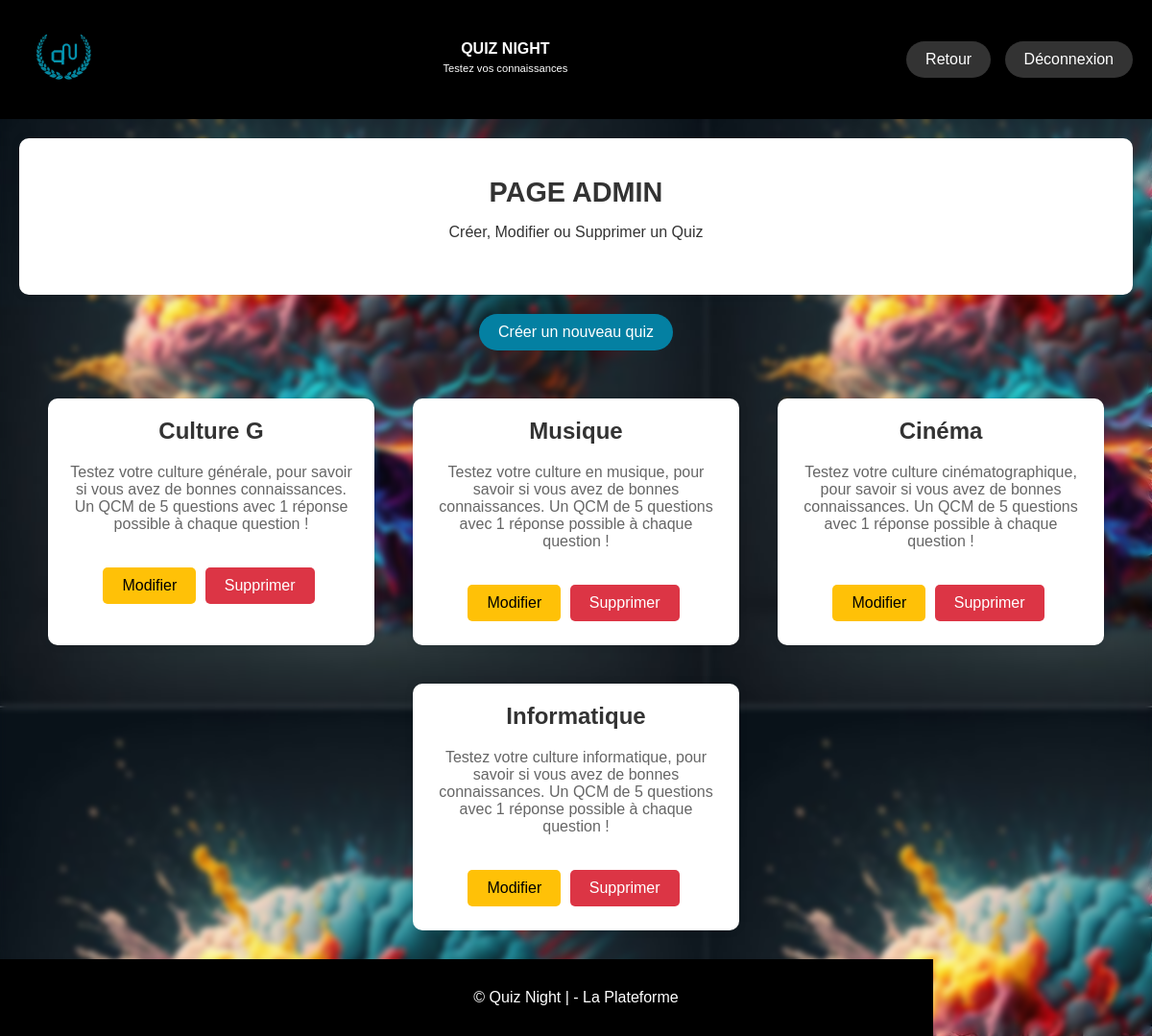
The page /admin.php (signed in) on the database its author committed.
### tables this page shows
CREATE TABLE IF NOT EXISTS `quiz` (
  `id` int NOT NULL AUTO_INCREMENT,
  `nom` varchar(255) NOT NULL,
  `image` varchar(255) NOT NULL,
  `description` text NOT NULL,
  `id_user` int NOT NULL,
  PRIMARY KEY (`id`),
  KEY `id_user` (`id_user`),
  KEY `id_user_2` (`id_user`)
);

### includes/db.php (called while the page is built, shortened)
<?php
$host = '127.0.0.1:3306';
$db   = 'quiznight';
$user = 'root';
$pass = '';
$charset = 'utf8mb4';
$dsn = "mysql:host=$host;dbname=$db;charset=$charset";
$options = [
    PDO::ATTR_ERRMODE            => PDO::ERRMODE_EXCEPTION,
    PDO::ATTR_DEFAULT_FETCH_MODE => PDO::FETCH_ASSOC,
    PDO::ATTR_EMULATE_PREPARES   => false,
];
try {
    $pdo = new PDO($dsn, $user, $pass, $options);
} catch (\PDOException $e) {
    throw new \PDOException($e->getMessage(), (int)$e->getCode());
}
require_once 'Quiz.php';
$quizClass = new Quiz($pdo);
?>

### includes/Quiz.php (called while the page is built, shortened)
<?php
class Quiz {
    private $pdo;
    public function __construct($pdo) {
        $this->pdo = $pdo;
    }
    public function getAll() {
        $stmt = $this->pdo->query("SELECT * FROM quiz");
        return $stmt->fetchAll();
    }
}
?>

### admin.php (the view, shortened to what this page needs)
<?php
include 'includes/db.php';
$quizzes = $quizClass->getAll();
?>
<!DOCTYPE html>
<html lang="fr">
<head>
    <link rel="stylesheet" href="css/styles.css">
</head>
<body>
    <header>
        <div class="logo">
            <img src="images/logo.png" alt="Logo Quiz Night">
        </div>
        <div>
            <h1>QUIZ NIGHT</h1>
            <p>Testez vos connaissances</p>
        </div>
        <div class="header-content">
            <div class="auth-buttons">
                <button onclick="window.location.href='index.php'">Retour</button>
                <a href="index.php"><button>Déconnexion</button></a>
            </div>
        </div>
    </header>
    <main>
        <section class="hero">
            <h2>PAGE ADMIN</h2>
            <p>Créer, Modifier ou Supprimer un Quiz</p>
        </section>
        <div class="create-quiz-container">
            <a href="create_quiz.php" class="create-quiz-button">Créer un nouveau quiz</a>
        </div>
        <div class="quiz-list">
            <?php foreach ($quizzes as $quiz): ?>
                <div class="quiz-card">
                    <h2><?php echo htmlspecialchars($quiz['nom']); ?></h2>
                    <p><?php echo htmlspecialchars($quiz['description']); ?></p>
                    <a href="edit_quiz.php?id=<?php echo $quiz['id']; ?>" class="edit-button">Modifier</a>
                    <form method="post" class="delete-form">
                        <button type="submit" name="delete_quiz" class="delete-button">Supprimer</button>
                    </form>
                </div>
            <?php endforeach; ?>
        </div>
    </main>
    <footer>
        <p>&copy; Quiz Night | - La Plateforme</p>
    </footer>
</body>
</html>

### css/styles.css (style rules this page uses)
body { font-family: Arial, sans-serif; margin: 0; padding: 0; background-image: url(../images/cerveauPaint.jpg); color: #333; border-radius: 16px; box-shadow: 0 4px 30px rgba(0, 0, 0, 0.1); backdrop-filter: blur(3.4px); -webkit-backdrop-filter: blur(3.4px); }
header { background-color: #000; color: white; padding: 15px; display: flex; align-items: center; justify-content: space-between; }
header .logo img { height: 90px; }
header .header-content { text-align: center; }
header h1 { margin: 0; font-size: 1em; display: flex; justify-content: center; }
header p { margin: 5px 0; font-size: 0.7em; display: flex; justify-content: center; }
.auth-buttons button { background-color: #333; color: white; border: none; padding: 10px 20px; margin: 5px; border-radius: 30px; cursor: pointer; font-size: 1em; }
.hero { text-align: center; padding: 40px 20px; background-color: #fff; margin: 20px; border-radius: 10px; box-shadow: 0 0 10px rgba(0, 0, 0, 0.1); }
.hero h2 { font-size: 1.8em; margin: 0; }
.quiz-list { display: flex; flex-wrap: wrap; justify-content: center; padding: 20px; gap: 20px; }
.quiz-card { background-color: white; margin: 10px; padding: 20px; border-radius: 10px; box-shadow: 0 0 10px rgba(0, 0, 0, 0.1); width: 300px; text-align: center; }
.quiz-card h2 { margin-top: 0; font-size: 1.5em; }
.quiz-card p { font-size: 1em; color: #666; }
.quiz-card a { display: inline-block; margin-top: 15px; padding: 10px 20px; background-color: #00000094; color: white; text-decoration: none; border-radius: 5px; }
.quiz-card form { display: inline-block; margin: 5px; }
.quiz-card form button { background-color: #dc3545; color: white; border: none; padding: 10px 20px; border-radius: 5px; cursor: pointer; font-size: 1em; }
.quiz-card a[href*="edit_quiz"] { background-color: #ffc107; color: black; }
.create-quiz-container { text-align: center; margin: 20px 0; }
.create-quiz-button { display: inline-block; padding: 10px 20px; background-color: #0480a2; color: white; text-decoration: none; border-radius: 30px; font-size: 1em; transition: background-color 0.3s ease; }
.edit-button, .delete-button { display: inline-block; margin-top: 15px; padding: 10px 20px; border-radius: 5px; cursor: pointer; font-size: 1em; text-decoration: none; transition: background-color 0.3s ease; }
.edit-button { background-color: #ffc107; color: black; }
.delete-button { background-color: #dc3545; color: white; border: none; }
footer { background-color: #000; color: white; padding: 15px; display: flex; justify-content: center; }

### rows shown on the page
quiz: nom "Culture G", description "Testez votre culture générale, pour savoir si vous avez de bonnes connaissances. Un QCM de 5 questions avec 1 réponse possible à chaque question !"
quiz: nom "Musique", description "Testez votre culture en musique, pour savoir si vous avez de bonnes connaissances. Un QCM de 5 questions avec 1 réponse possible à chaque question !"
quiz: nom "Cinéma", description "Testez votre culture cinématographique, pour savoir si vous avez de bonnes connaissances. Un QCM de 5 questions avec 1 réponse possible à chaque question !"
quiz: nom "Informatique", description "Testez votre culture informatique, pour savoir si vous avez de bonnes connaissances. Un QCM de 5 questions avec 1 réponse possible à chaque question !"
